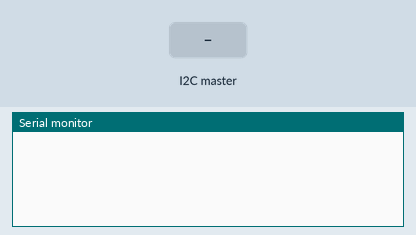
This sketch was run on a simulated Arduino Uno, built with avr-gcc and run on an emulated ATmega328P. On the bench: the last lines printed to the serial monitor. The inputs (shaded band) are chosen by the test bench.

Above: at 1.2 s.
1.3 s: the I2C master sends the byte 1
At 1.9 s:
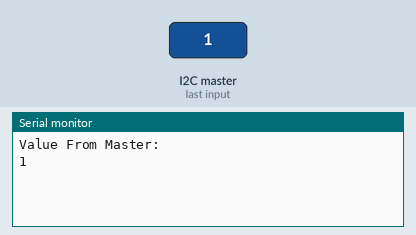
2.8 s: the I2C master sends the byte 2
At 4.3 s:
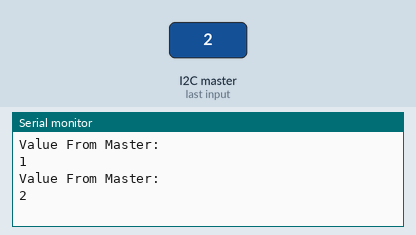

Measured:
- after the input at 1.3 s, the serial monitor: prints a new line at once (image 1)
- after the input at 2.8 s, the serial monitor: prints a new line at once (image 2)

The sketch:

Slave_i2c.ino
```cpp
#include<Wire.h>
int x = 0;
void setup() {
  Serial.begin(9600);
  Wire.begin(9);
  Wire.onReceive(receiveEvent);
  Wire.onRequest(requestEvent);
}
void receiveEvent(int bytes) {
  x = Wire.read();    // read one character from the I2C
}
void requestEvent()                                //This Function is called when Master wants value from slave
{
  int mul=2;
  int S_ans=x*mul;
  Wire.write(S_ans);                          // sends one byte converted POT value to master
}

void loop() {
  if(x)
  {
  Serial.println("Value From Master: ");
  Serial.println(x);
  x=0;
  }
}
```
